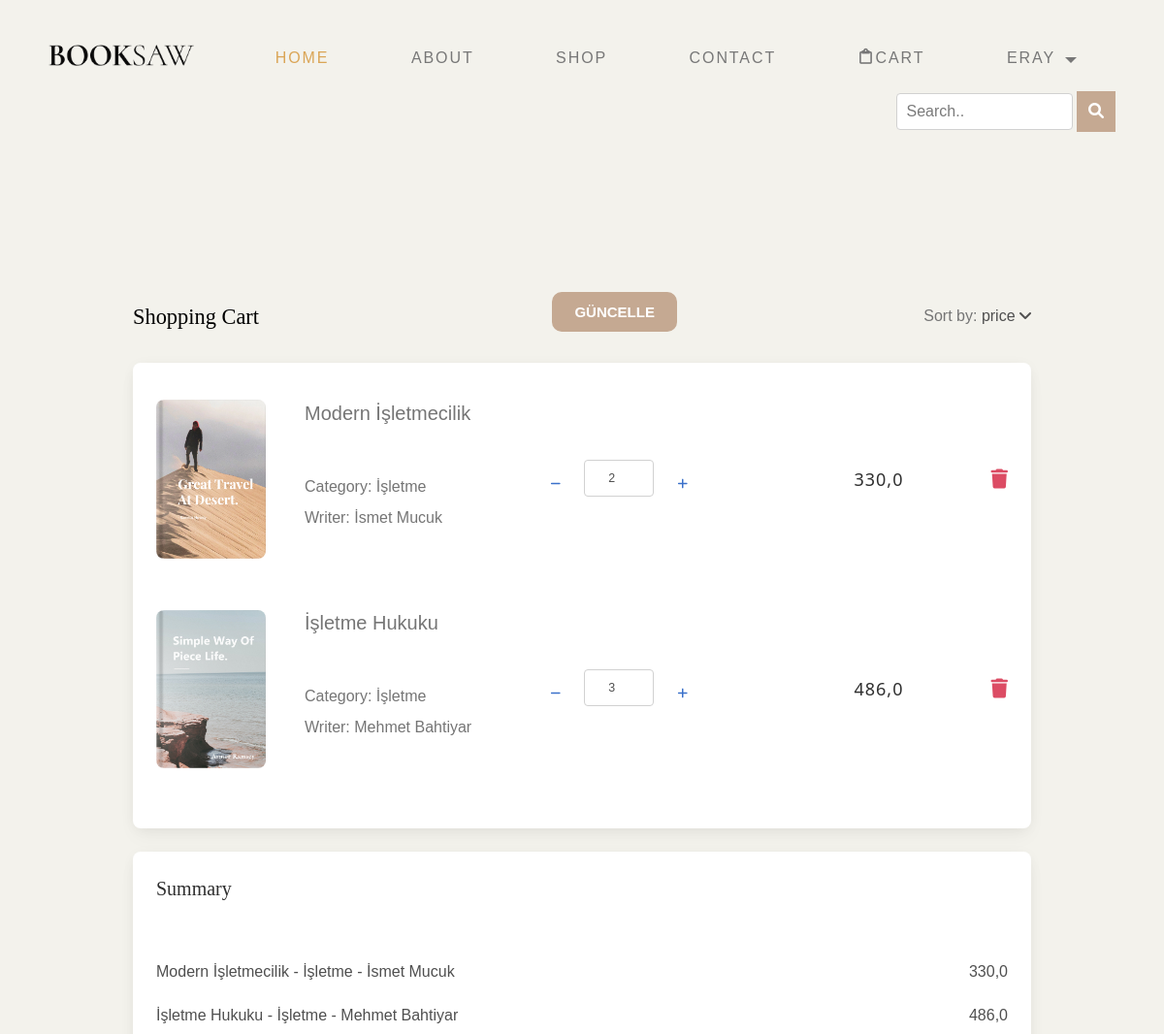
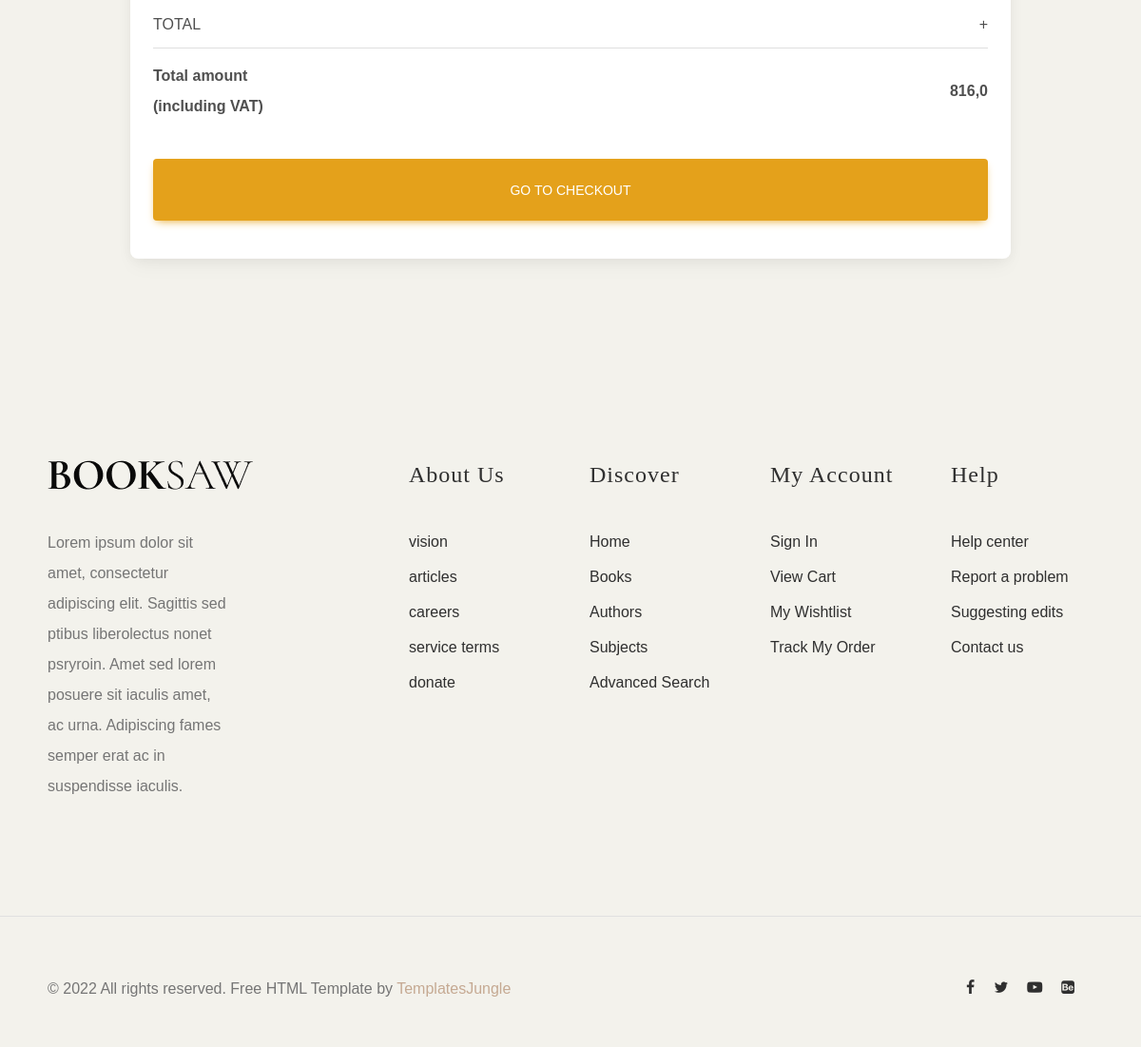
Page /ShopBasket/ (signed in) on the committed database (2 pictures, top to bottom).
### appMy/models.py (models this page shows, shortened)
class Shopbasket(models.Model):
    user = models.ForeignKey(User, verbose_name=("Kullanıcı"), on_delete=models.CASCADE)
    product_basket = models.ForeignKey(ProductStok, verbose_name=("Sepetteki Ürün"), on_delete=models.CASCADE)
    price_total = models.FloatField(("Toplam Fiyat"),default=0)
    amount = models.IntegerField(("Adet"),default=0)

class ProductStok(models.Model):
    product = models.ForeignKey(Product, verbose_name=("Ürün"), on_delete=models.CASCADE)
    images = models.ManyToManyField(ProductImg, verbose_name=("Ürün Resimleri"),blank=True)
    stok = models.IntegerField(("Ürün Stok Sayısı"),default=0)

class Product(models.Model):
    user = models.ForeignKey(User, verbose_name=("Kullanıcı"), on_delete=models.CASCADE)
    category = models.ForeignKey(Category, verbose_name=("Kategori"), on_delete=models.CASCADE)
    title = models.CharField(("Başlık"), max_length=50)
    brand = models.CharField(("Yayınevi"),blank=True, max_length=50)
    writer = models.CharField(("Yazar"),blank=True, max_length=50)
    image = models.ImageField(("Fotoğraf"), upload_to='media')
    text = models.TextField(("Açıklama"),max_length=1000)
    detail = models.TextField(("Özellikler"),blank=True)
    price = models.FloatField(("Fiyat"),default=0)
    stars = models.FloatField(("Puan"),default=0)
    slug = models.SlugField(("Slug Title"),blank=True,null=True)

class Category(models.Model):
    title = models.CharField(("Kategori"), max_length=50)
    slug = models.SlugField(("Slug Kategori"),blank=True)
    def __str__(self):
        return self.title

### appMy/views.py (the view, shortened to what this page needs)
# urls.py: path('ShopBasket/', ShopBasket, name='ShopBasket'),
def ShopBasket(request):
    shopbasket = Shopbasket.objects.filter(user=request.user)
    toplam = 0
    for i in shopbasket:
        toplam += i.price_total
    context={
        "shopbasket":shopbasket,
        "toplam":toplam,
    }
    return render(request,'user/shop-basket.html',context)

### appMy/templates/user/shop-basket.html (shortened to what this page needs)
{% extends 'base.html' %}
{% load static %}
{% block body %}
<section class="h-100" style="background-color: #f3f2ec;">
  <div class="container h-100 py-5">
    <div class="row d-flex justify-content-center align-items-center h-100">
      <form method="POST" class="col-10">
        <div class="d-flex justify-content-between align-items-center mb-2">
          <h3 class="fw-normal mb-0 text-black mb-4">Shopping Cart</h3>
          <div class="ms-5">
            <input style="box-shadow: none; border-radius: 10px;" class="btn btn-success" type="submit" value="Güncelle">
          </div>
          <div>
            <p class="mb-0"><span class="text-muted">Sort by:</span> <a href="#!" class="text-body">price <i
                  class="fas fa-angle-down mt-1"></i></a></p>
          </div>
        </div>
        <div class="card rounded-3 mb-4">
          <div class="card-body p-4">
            {% for i in shopbasket %}
            <div class="row d-flex justify-content-between align-items-center mb-4">
              <div class="col-md-2 col-lg-2 col-xl-2">
                <a href="{% url 'ShopDetail' i.product_basket.product.slug %}"><img
                  src="{{ i.product_basket.product.image.url }}"
                  class="img-fluid rounded-3" alt="Cotton T-shirt"></a>
              </div>
              <div class="col-md-3 col-lg-3 col-xl-3 mt-2">
                <p class="lead fw-normal">{{ i.product_basket.product.title }}</p>
                <p class="mb-0"><span class="text-muted">Category: </span>{{ i.product_basket.product.category }}</p>
                <p><span class="text-muted">Writer: </span>{{ i.product_basket.product.writer }}</p>
              </div>
              <div class="col-md-3 col-lg-3 col-xl-2 d-flex mt-2">
                <button type="button" class="btn btn-link"
                  onclick="this.parentNode.querySelector('input[type=number]').stepDown()">
                  <i class="fas fa-minus"></i>
                </button>
                <input id="form{{ i.id }}" min="0" name="amount{{ i.id }}" value="{{ i.amount }}" type="number"
                  class="form-control form-control-sm mt-4 w-50 text-center " />
                <button type="button" class="btn btn-link"
                  onclick="this.parentNode.querySelector('input[type=number]').stepUp()">
                  <i class="fas fa-plus"></i>
                </button>
              </div>
              <div class="col-md-3 col-lg-2 col-xl-2 offset-lg-1 d-flex justify-content-center">
                <h5 style="font-family: 'Segoe UI', Tahoma, Geneva, Verdana, sans-serif; font-size: 18px;" class="mb-0">{{ i.price_total }}</h5>
              </div>
              <div class="col-md-1 col-lg-1 col-xl-1 text-end">
                <a href="{% url 'ShopBasketDelete' i.id %}" class="text-danger"><i class="fas fa-trash fa-lg"></i></a>
              </div>
            </div>
            {% endfor %}
          </div>
        </div>
        <div class="card mb-4">
          <div class="card-body p-4 d-flex flex-row">
            <h4 style="font-size: 20px;" class="mb-0">Summary</h4>
          </div>
          <div class="card-body">
            <ul class="list-group list-group-flush">
              {% for i in shopbasket %}
              <li
                class="list-group-item d-flex justify-content-between align-items-center border-0 px-0 pb-0">
                {{ i.product_basket.product.title }} - {{ i.product_basket.product.category }} - {{ i.product_basket.product.writer }}
                <span>{{ i.price_total }}</span>
              </li>
              {% endfor %}
              <li class="list-group-item d-flex justify-content-between align-items-center px-0">
                TOTAL
                <span>+</span>
              </li>
              <li
                class="list-group-item d-flex justify-content-between align-items-center border-0 px-0 mb-3">
                <div>
                  <strong>Total amount</strong>
                  <strong>
                    <p class="mb-0">(including VAT)</p>
                  </strong>
                </div>
                <span><strong>{{ toplam }}</strong></span>
              </li>
            </ul>
            <button type="button" class="btn btn-warning btn-lg btn-block">
              Go to checkout
            </button>
          </div>
        </div>
      </form>
    </div>
  </div>
</section>
{% endblock body %}

### appMy/templates/part/_header.html (shortened to what this page needs)
{% load static %}
<div id="header-wrap">
	<header id="header">
		<div class="container">
         <div class="row">
				<div class="col-md-2">
					<div class="main-logo">
						<a href="{% url 'index' %}"><img src="{% static 'images/main-logo.png' %}" alt="logo"></a>
					</div>
				</div>
				<div class="col-md-10">
					<nav id="navbar">
						<div class="main-menu stellarnav">
							<ul class="menu-list ">
								<li class="menu-item active"><a href="{% url 'index' %}" data-effect="Home">Home</a></li>
								<li class="menu-item"><a href="{% url 'About' %}" class="nav-link" data-effect="About">About</a></li>
								<li class="menu-item"><a href="{% url 'Shop' %}" class="nav-link" data-effect="Shop">Shop</a></li>
								<li class="menu-item"><a href="{% url 'ContactUs' %}" class="nav-link" data-effect="Contact">Contact</a></li>
                        {% if request.user.is_authenticated %}
						<li><a href="{% url 'ShopBasket' %}" class="cart for-buy"><i class="icon icon-clipboard"></i><span>Cart</span></a></li>
                            <li class="menu-item has-sub">
									<a href="#" class="nav-link" data-effect="Pages">{{ request.user }}</a>
						    </li>
                        {% else %}
								<li class="menu-item"><a href="{% url 'loginUser' %}" class="nav-link" data-effect="Login">Login</a></li>
								<li class="menu-item"><a href="{% url 'registerUser' %}" class="nav-link" data-effect="Register">Register</a></li>
                        {% endif %}
						<form method="GET" class="example" action="{% url 'Shop' %}">
							<input style="width: 20%;" type="text" placeholder="Search.." name="query">
							<button style="height: fit-content; padding: 12px;" type="submit"><i class="fa fa-search"></i></button>
						  </form>
							</ul>
						</div>
					</nav>
				</div>
			</div>
		</div>
	</header>
</div>

### appMy/static/icomoon/icomoon.css (style rules this page uses)
[class^="icon-"], [class*=" icon-"] { font-family: 'icomoon' !important; speak: never; font-style: normal; font-weight: normal; font-variant: normal; text-transform: none; line-height: 1; -webkit-font-smoothing: antialiased; -moz-osx-font-smoothing: grayscale; }
.icon-clipboard:before { content: "\e908"; }

### appMy/static/css/style.css (style rules this page uses)
:root { --header-height : 160px; --header-height-min : 80px; }
:root { --accent-color : #C5A992; --secondary-color : #C5A992; --dark-color : #2f2f2f; --light-color : #F3F2EC; --body-text-color : #757575; --light-text-color : #afafaf; --dark-text-color : #2f2f2f; }
:root { --body-font : "Raleway", sans-serif; --heading-font : "Prata", Georgia, serif; --secondary-font : "Playfair Display", Georgia, serif; }
*, *::before, *::after { -webkit-box-sizing: border-box; -moz-box-sizing: border-box; box-sizing: border-box; }
html { box-sizing: border-box; }
body { font-family: var(--body-font); font-size: 16px; line-height: 2; color: var(--body-text-color); background-color: var(--light-color); }
a { color: var(--accent-color); transition: 0.3s color ease-out; }
ul, ol { margin-top: 0; margin-bottom: 10px; margin-left: 0; }
ul li, ol li { margin-bottom: 5px; outline: 0; }
ul li.active a { color: #daa556; }
ul li:last-child, ol li:last-child { margin-bottom: 0; }
button, input, select, textarea { font-family: inherit; font-size: inherit; line-height: inherit; outline: 0; }
img { display: inline-block; border: 0; max-width: 100%; height: auto; vertical-align: middle; }
h1, .h1, h2, .h2, h3, .h3, h4, .h4, h5, .h5, h6, .h6 { font-family: var(--heading-font); line-height: 1.2; color: var(--dark-color); }
h1, h2, h3 { margin: 25px 0; text-transform: capitalize; }
h5, h6 { letter-spacing: 1px; }
h3, .h3 { font-size: 1.4em; line-height: 1.4; }
h4, .h4 { font-size: 1.1em; line-height: 1.4; }
h5, .h5 { font-size: .83em; line-height: 1.25; }
p { margin: 0 0 20px 0; }
dfn, cite, em, i { font-style: italic; }
::placeholder { color: #999; }
.container::after, .row::after, .clearfix::after { display: block; clear: both; content: ""; }
.text-center { text-align: center; }
.text-muted { color: #777; }
input[type="email"], input[type="number"], input[type="search"], input[type="text"], input[type="tel"], input[type="url"], input[type="password"], textarea, select { height: 38px; padding: 6px 10px; background-color: #fff; border: 1px solid #D1D1D1; border-radius: 4px; box-shadow: none; box-sizing: border-box; }
input[type="email"], input[type="number"], input[type="search"], input[type="text"], input[type="tel"], input[type="url"], input[type="password"], textarea { -webkit-appearance: none; -moz-appearance: none; appearance: none; }
ul { list-style: circle inside; }
ol, ul { padding-left: 0; margin-top: 0; }
li { margin-bottom: 1rem; }
button, .button { margin-bottom: 1rem; }
input, textarea, select, fieldset { margin-bottom: 1.5rem; }
pre, blockquote, dl, figure, table, p, ul, ol, form { margin-bottom: 2.5rem; }
a.btn, input[type="button"], input[type="submit"], input[type="reset"], input[type="file"], button { background-image: none; background: var(--accent-color); text-decoration: none !important; display: inline-block; position: relative; border: 1px solid transparent; border-radius: 0; padding: 0.75em 1.5em; margin-top: 15px; font-size: 15px; font-weight: bold; line-height: normal; text-align: center; text-transform: uppercase; color: #fff; z-index: 1; cursor: pointer; white-space: nowrap; vertical-align: middle; -webkit-transition: all 0.3s ease-in; transition: all 0.3s ease-in; -ms-touch-action: manipulation; touch-action: manipulation; -webkit-user-select: none; -moz-user-select: none; -ms-user-select: none; user-select: none; }
.btn:last-child { margin-right: 0; }
.nav-link { display: block; padding: 0.5rem 1rem; text-decoration: none; transition: color 0.15s ease-in-out, background-color 0.15s ease-in-out, border-color 0.15s ease-in-out; }
button { font-size: 1em; font-weight: 600; border: none; height: 65px; cursor: pointer; text-transform: uppercase; }
#header { padding: 40px 0; }
#header .menu-list a { text-transform: uppercase; font-weight: 500; letter-spacing: 0.12em; }

### rows in the picture
Shopbasket: product_basket.product.image (picture), product_basket.product "Modern İşletmecilik", product_basket.product.category "İşletme", product_basket.product.writer "İsmet Mucuk", id "2", price_total "330,0"
Shopbasket: product_basket.product.image (picture), product_basket.product "İşletme Hukuku", product_basket.product.category "İşletme", product_basket.product.writer "Mehmet Bahtiyar", id "3", price_total "486,0"

### other values in the picture
{{ request.user }} "ERAY"
{{ toplam }} "816,0"
